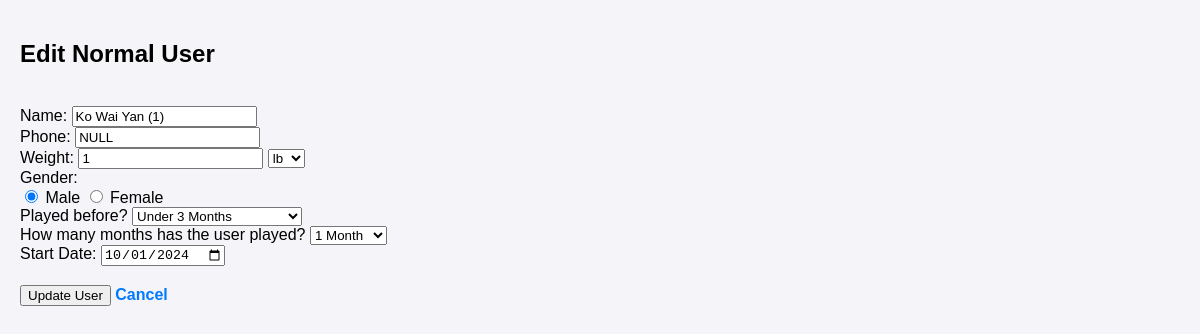
Screenshot of /edit_normal.php?id=11&table=client (signed in) with the database file from the repository.
### tables this page shows
CREATE TABLE `client` (
  `id` int(11) NOT NULL,
  `name` varchar(100) NOT NULL,
  `phone` varchar(20) NOT NULL,
  `weight` float NOT NULL,
  `weight_unit` enum('lb','kg') NOT NULL,
  `gender` enum('male','female') NOT NULL,
  `select_option2` varchar(50) NOT NULL,
  `select_option3` varchar(50) NOT NULL,
  `start` date NOT NULL,
  `end` date NOT NULL
);

### edit_normal.php (the view, shortened to what this page needs)
<?php
$host = 'localhost';
$db = 'gym_base';
$user = 'root';
$pass = '';
$conn = new mysqli($host, $user, $pass, $db);
$userId = isset($_GET['id']) ? intval($_GET['id']) : 0;
$table = isset($_GET['table']) && $_GET['table'] === 'done_normal' ? 'done_normal' : 'client';
if ($userId) {
    $sql = "SELECT * FROM $table WHERE id = ?";
    $stmt = $conn->prepare($sql);
    $stmt->bind_param('i', $userId);
    $stmt->execute();
    $result = $stmt->get_result();
    if ($result->num_rows > 0) {
        $user = $result->fetch_assoc();
    } else {
        echo "User not found.";
        exit();
    }
} else {
    echo "Invalid user ID.";
    exit();
}
?>
<!DOCTYPE html>
<html lang="en">
<head>
    <link rel="stylesheet" href="view_users.css">
</head>
<body>
    <form method="POST" class="form-container">
        <h2>Edit <?php echo $table === 'client' ? 'Normal User' : 'Completed Payment User'; ?></h2><br>
        <div class="form-column">
            <div>
                <label for="name">Name:</label>
                <input type="text" id="name" name="name" value="<?php echo htmlspecialchars($user['name']); ?>" required>
            </div>
            <div>
                <label for="phone">Phone:</label>
                <input type="text" id="phone" name="phone" value="<?php echo htmlspecialchars($user['phone']); ?>" required>
            </div>
            <div>
                <label for="weight">Weight:</label>
                <input type="number" id="weight" name="weight" value="<?php echo htmlspecialchars($user['weight']); ?>" required>
                <select id="weight_unit" name="weight_unit">
                    <option value="lb" <?php echo $user['weight_unit'] === 'lb' ? 'selected' : ''; ?>>lb</option>
                </select>
            </div>
            <div class="form-item-full">
                <label>Gender:</label>
                <div class="radio-group">
                    <input type="radio" id="male" name="gender" value="male" <?php echo $user['gender'] === 'male' ? 'checked' : ''; ?> required>
                    <label for="male">Male</label>
                    <input type="radio" id="female" name="gender" value="female" <?php echo $user['gender'] === 'female' ? 'checked' : ''; ?>>
                    <label for="female">Female</label>
                </div>
            </div>
        </div>
        <div class="form-column">
            <div>
                <label for="select_option2">Played before?</label>
                <select id="select_option2" name="select_option2" required>
                    <option value="Under 3 Months" <?php echo $user['select_option2'] === 'Under 3 Months' ? 'selected' : ''; ?>>Under 3 Months</option>
                </select>
            </div>
            <div>
                <label for="select_option3">How many months has the user played?</label>
                <select id="select_option3" name="select_option3" required>
                    <option value="1" <?php echo $user['select_option3'] === '1' ? 'selected' : ''; ?>>1 Month</option>
                </select>
            </div>
            <div>
                <label for="date">Start Date:</label>
                <input type="date" id="date" name="date" value="<?php echo htmlspecialchars($user['start']); ?>" required>
            </div>
        </div>
        <button type="submit" class="form-item-full">Update User</button>
        <a href="view_normal.php?table=<?php echo $table; ?>" class="back-link">Cancel</a>
    </form>
</body>
</html>

### view_users.css (style rules this page uses)
body { font-family: Arial, sans-serif; background-color: #f4f4f9; margin: 0; padding: 20px; }
.back-link { display: inline-block; margin-top: 20px; color: #007BFF; text-decoration: none; font-weight: bold; text-align: center; }

### rows the page displays
client: name "Ko Wai Yan (1)", phone "NULL", weight "1", weight_unit "lb", gender "☑ Male", gender "☐ Female", select_option2 "Under 3 Months", select_option3 "1 Month", date "10/01/2024"
